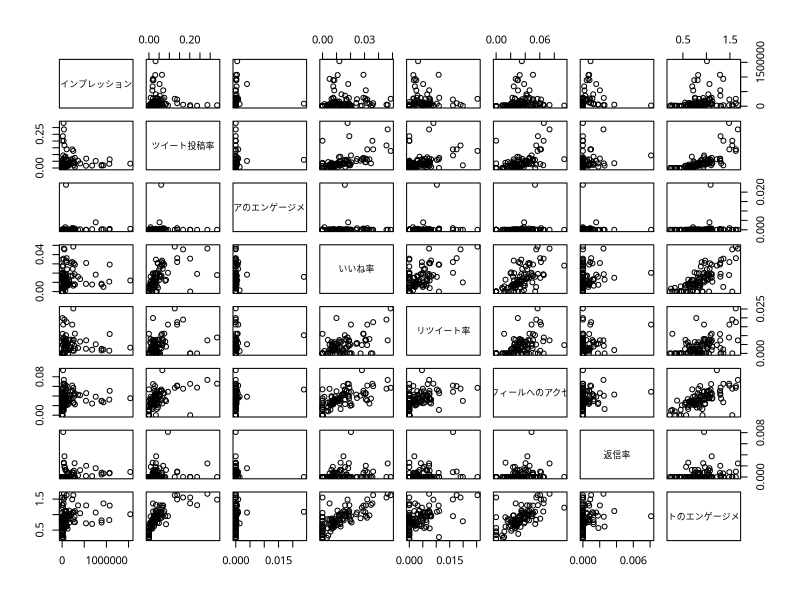
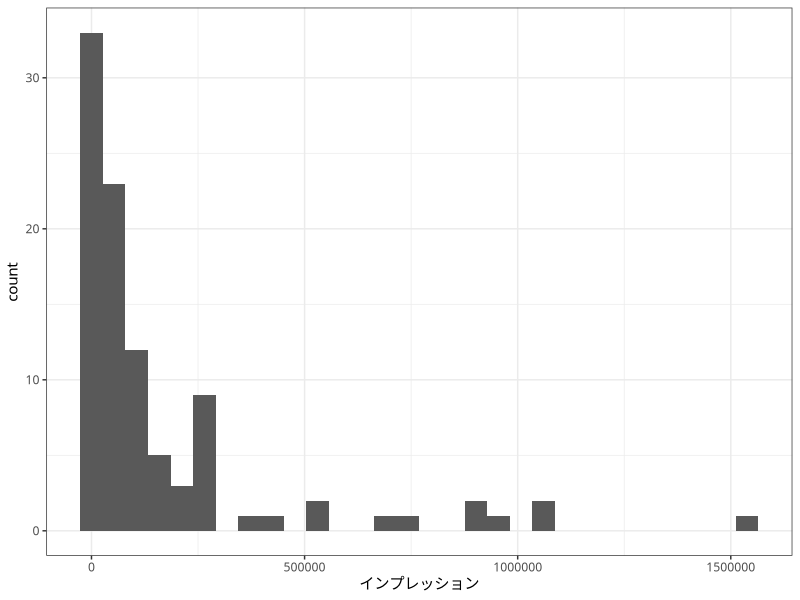
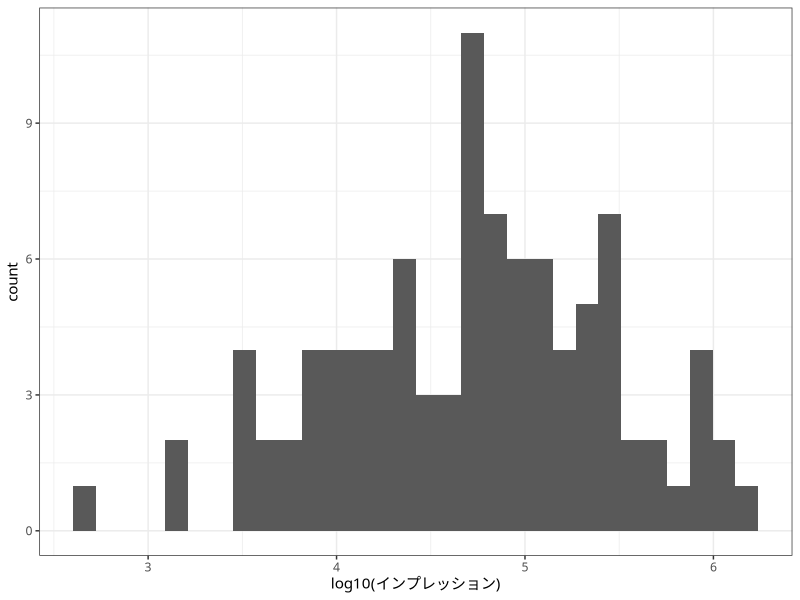

Source code (R) for these figures, in order:
## ---- chunk 1
library(tidyverse)
library(scales)
library(readxl)
## ---- chunk 2
theme_set(theme_bw(base_family = "Osaka"))
## ---- chunk 3
ad_data <- read_excel("TW-Ad-performance-data.xlsx")
## ---- chunk 4
ad_data
## ---- chunk 5
names(ad_data)
## ---- chunk 6
ad_data %>%
  summarise(
    cpn = n_distinct(`キャンペーンID`),
    adg = n_distinct(`広告グループID`),
    video = sum(Video, na.rm = T),
    still_image = sum(`Still image`, na.rm = T)
  )
## ---- chunk 7
img_ad <- ad_data %>%
  filter(!is.na(`Still image`)) %>%
  select(`ツイートID`, `キャンペーンID`, `広告グループID`, `インプレッション`,
         `ツイート投稿率`, `メディアのエンゲージメント率`, `いいね率`, 
         `リツイート率`, `プロフィールへのアクセス率`, `返信率`, `ツイートのエンゲージメント率`)
## ---- chunk 8
img_ad
## ---- chunk 9
as.numeric(img_ad[["ツイート投稿率"]])
## ---- chunk 10
img_ad <- img_ad %>%
  filter(`インプレッション` > 0)
## ---- chunk 11
as.numeric(img_ad[["ツイート投稿率"]])
## ---- chunk 12
for(i in 4:ncol(img_ad)){
  if(class(img_ad[[i]]) == "character"){
    img_ad[[i]] <- as.numeric(img_ad[[i]])
  }
}
## ---- chunk 13
img_ad
## ---- chunk 14
par(family = "Osaka")
plot(img_ad[,4:ncol(img_ad)])
## ---- chunk 15
ggplot(img_ad, aes(x = `インプレッション`)) +
  geom_histogram()
## ---- chunk 16
ggplot(img_ad, aes(x = log10(`インプレッション`))) +
  geom_histogram()
